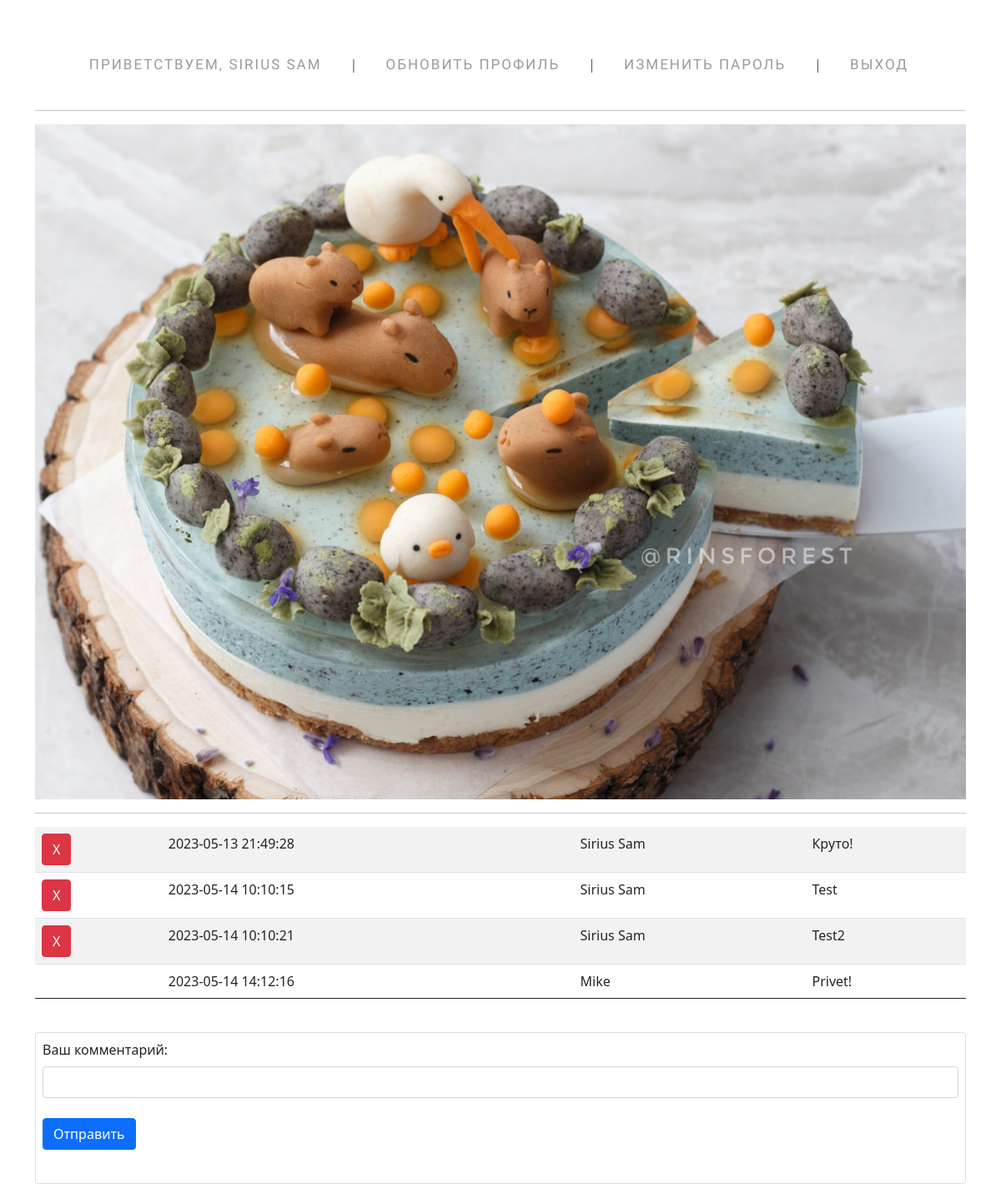
/view/comment.php?id=13 (signed in), run on the app's committed database.
### tables this page shows
CREATE TABLE `users` (
  `id` int NOT NULL,
  `email` varchar(255) NOT NULL,
  `username` varchar(255) NOT NULL,
  `password` varchar(255) NOT NULL
);

CREATE TABLE `images` (
  `id` int NOT NULL,
  `name` varchar(255) NOT NULL,
  `owner` varchar(255) NOT NULL
);

CREATE TABLE `comments` (
  `id` int NOT NULL,
  `id_img` int NOT NULL,
  `post` varchar(255) NOT NULL,
  `owner_id` int NOT NULL,
  `owner_username` varchar(255) NOT NULL,
  `date` datetime NOT NULL DEFAULT CURRENT_TIMESTAMP
);

### classes/Config.php (called while the page is built)
<?php
class Config {
    public static function get($path = null) {
        if($path) {
            $config = $GLOBALS['config'];
            $path = explode('.', $path);
            foreach($path as $item) {
                if(isset($config[$item])) {
                    $config = $config[$item];
                }
            }
            return $config;
        }
        return false;
    }
}

### classes/Database.php (called while the page is built, shortened)
<?php
class Database {
    private static $instance = null;
    private $pdo, $query, $result, $count, $error = false;
    private function __construct() {
        try {
            $this->pdo = new PDO('mysql:host=' . Config::get('mysql.host') . '; dbname=' . Config::get('mysql.database') . '; ', Config::get('mysql.username'), Config::get('mysql.password'));
        } catch (PDOException $e) {
            echo $e->getMessage(); die;
        }
    }
    public static function getInstance() {
        if(!isset(self::$instance)) {
            self::$instance = new Database();
        }
        return self::$instance;
    }
    public function query($sql, $params = []) {
        $this->error = false;
        $this->query = $this->pdo->prepare($sql);
        if(count($params)) {
            $i = 1;
            foreach($params as $param) {
                $this->query->bindValue($i, $param);
                $i++;
            }
        }
        if(!$this->query->execute()) {
            $this->error = true;
        } else {
            $this->result = $this->query->fetchAll(PDO::FETCH_OBJ);
        }
        return $this;
    }
    public function error() {
        return $this->error;
    }
    public function results() {
        return $this->result;
    }
    public function get($table, $where = []) {
        return $this->action('SELECT * ', $table, $where);
    }
    public function action($action, $table, $where) {
        if(count($where) === 3) {
            [$field, $operator, $value] = $where;
            $operators = ['=', '>', '<', '>=', '<='];
            if(in_array($operator, $operators)) {
                $sql = "{$action} FROM {$table} WHERE {$field} {$operator} ?";
                if(!$this->query($sql, [$value])->error()) {
                    return $this;
                }
            }
        } else {
            $sql = "{$action} FROM {$table}";
                if(!$this->query($sql)->error()) {
                    return $this;
                }
        }
        return false;
    }
    public function first() {
        return $this->results()[0];
    }
}

### classes/User.php (called while the page is built, shortened)
<?php
class User {
    private $db, $data, $session_name, $isLoggedIn;
    public function __construct($user = null) {
        $this->db = Database::getInstance();
        $this->session_name = Config::get('session.user_session');
        if(!$user) {
                if(Session::exists($this->session_name)) {
                    $user = Session::get($this->session_name);
                    if($this->find($user)) {
                        $this->isLoggedIn = true;
                    }
                }
            } else {
                $this->find($user);
        }
    }
    public function find($field = null) {
        if(is_numeric($field)) {
            $this->data = $this->db->get($this->session_name, ['id', '=', $field])->first();
        } else {
            $this->data = $this->db->get($this->session_name, ['email', '=', $field])->first();
        }
        if($this->data) {
            return true;
        }
        return false;
    }
    public function data() {
        return $this->data;
    }
    public function isLoggenIn() {
        return $this->isLoggedIn;
    }
}

### classes/Session.php (called while the page is built, shortened)
<?php
class Session {
    public static function exists($name) {
        return (isset($_SESSION[$name])) ? true : false;
    }
    public static function get($name) {
        return $_SESSION[$name];
    }
}

### classes/Input.php (called while the page is built, shortened)
<?php
class Input {
    public static function get($item) {
        if(isset($_POST[$item])) {
            return $_POST[$item];
        } else if(isset($_GET[$item])) {
            return $_GET[$item];
        }
        return '';
    }
}

### classes/Images.php (called while the page is built, shortened)
<?php
class Images {
	private $db;
	public function __construct() {
        $this->db = Database::getInstance();
	}
	public function getImage($id_image) {
		$a = $this->db->get(Config::get('images.table'), ['id', '=', $id_image])->first();
		return $a;
	}
}

### view/comment.php (the view, shortened to what this page needs)
<?php
$user = new User;
$images = new Images();
$db = Database::getInstance();
if(Input::exists('get')) {
    $id_image = Input::get('id');
    $image = $images->getImage($id_image)->name;
}
$comments = $db->get(Config::get('comments.table'), ['id_img', '=', $id_image])->results();
?>
<!DOCTYPE html>
<html lang="en">
<head>
    <link href="https://cdn.jsdelivr.net/npm/bootstrap@5.0.1/dist/css/bootstrap.min.css" rel="stylesheet">
    <link href="/css/style.css" rel="stylesheet">
</head>
<body>
<div class="container">
<?php if($user->isLoggenIn()): ?>
    <nav>
        <ul class="menu-main">
            <li><a href="/">Приветствуем, <?= $user->data()->username ?></a></li>
            <li><a href="/view/update.php">Обновить профиль</a></li>
            <li><a href="/view/changepass.php">Изменить пароль</a></li>
            <li><a href="/view/logout.php">Выход</a></li>
        </ul>
    </nav>
    <hr>
    <img src="\uploads\img\<?= $image ?>" class="img-fluid">
    <hr>
    <?php if(!empty($comments)): ?>
        <table class="table table-striped">
            <tbody>
            <?php foreach ($comments as $post): ?>
                <tr>
                    <td><?php if($post->owner_id == $user->data()->id): ?><a class="btn btn-danger" onclick="confirm('Вы уверены?');" href="del_comment.php?id=<?=$id_image?>&id2=<?=$post->id?>">X</a><?php endif; ?></td>
                    <td><?= $post->date ?></td><td><?= $post->owner_username ?></td><td><?= $post->post ?></td>
                </tr>
            <?php endforeach; ?>
        </table>
    <br>
    <?php endif; ?>
    <form action="" method="post" class="card p-2">
        <div class="field" class="col-12">
            <label for="" class="form-label">Ваш комментарий:</label>
            <input type="text" name="comment" class="form-control">
        </div>
        <br>
        <div class="mb-3">
            <button type="submit" class="btn btn-primary mb-3">Отправить</button>
        </div>
    </form>
<?php endif; ?>
</div>
</body>
</html>

### css/style.css (style rules this page uses)
.menu-main { list-style: none; margin: 40px 0 5px; padding: 25px 0 5px; text-align: center; background: white; }
.menu-main li { display: inline-block; }
.menu-main li:after { content: "|"; color: #606060; display: inline-block; vertical-align:top; }
.menu-main li:last-child:after { content: none; }
.menu-main a { text-decoration: none; font-family: 'Ubuntu Condensed', sans-serif; letter-spacing: 2px; position: relative; padding-bottom: 20px; margin: 0 34px 0 30px; font-size: 17px; text-transform: uppercase; display: inline-block; transition: color .2s; }
.menu-main a, .menu-main a:visited { color: #9d999d; }
.menu-main a:before, .menu-main a:after { content: ""; position: absolute; height: 4px; top: auto; right: 50%; bottom: -5px; left: 50%; background: #feb386; transition: .8s; }

### data on the page
users: username "SIRIUS SAM"
images: name (picture)
comments: date "2023-05-13 21:49:28", owner_username "Sirius Sam", post "Круто!"
comments: date "2023-05-14 10:10:15", owner_username "Sirius Sam", post "Test"
comments: date "2023-05-14 10:10:21", owner_username "Sirius Sam", post "Test2"
comments: date "2023-05-14 14:12:16", owner_username "Mike", post "Privet!"
